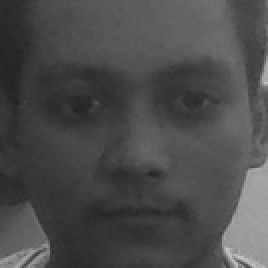
#> input picture train/Abir.6.3051.14.jpg, 134 x 134 px, found by its file name (shown 2 times larger)
$ jupyter execute Project.ipynb   (shell and % lines are left out)
#> lines starting #> are read from the running program, lines starting #| are printed output that depends on the picture; after the words box and inside, x2 and y2 are one past the last pixel; in counts of white or black regions, pixels touching at a corner belong together
[cell 1]
import cv2
import numpy as np
import os
import csv
import matplotlib.pyplot as plt
from datetime import datetime
from sklearn.model_selection import train_test_split
from sklearn.metrics import confusion_matrix, classification_report, ConfusionMatrixDisplay

[cell 2]
DATASET_PATH = r"C:\Users\user\Desktop\6th sem\AI LAB\Project\train"

all_files = [f for f in os.listdir(DATASET_PATH)
             if f.lower().endswith(('.jpg', '.jpeg', '.png'))]

# Extract unique names
all_names = sorted(set(f.split('.')[0] for f in all_files))

print(f"Total images : {len(all_files)}")
print(f"Total people : {len(all_names)}")
print(f"Names        : {all_names}")

# Images per person
for name in all_names:
    count = sum(1 for f in all_files if f.split('.')[0] == name)
    print(f"  {name}: {count} images")

[cell 3]
face_cascade = cv2.CascadeClassifier(
    cv2.data.haarcascades + 'haarcascade_frontalface_default.xml'
)

def detect_and_crop_face(img_path):
    img = cv2.imread(img_path)
#> img is the input picture: shape (134, 134, 3); min 30, max 203, mean 75.4
    if img is None:
        return None
    gray = cv2.cvtColor(img, cv2.COLOR_BGR2GRAY)
    faces = face_cascade.detectMultiScale(
        gray, scaleFactor=1.1, minNeighbors=5, minSize=(30, 30)
    )
#> faces = [[11, 11, 119, 119]]
    if len(faces) == 0:
        return None
    # Pick the largest face found
    x, y, w, h = sorted(faces, key=lambda f: f[2]*f[3], reverse=True)[0]
#> x = 11; y = 11; w = 119; h = 119
    face = gray[y:y+h, x:x+w]
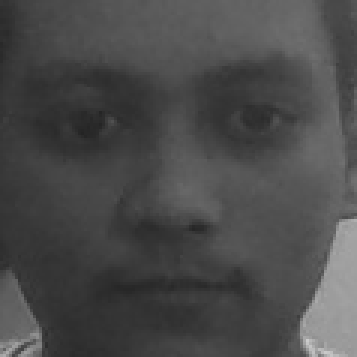
#> face: shape (119, 119) (shown 3 times larger); min 36, max 203, mean 74.3
    return cv2.resize(face, (100, 100))

# Quick test on one image
sample_path = os.path.join(DATASET_PATH, all_files[0])
result = detect_and_crop_face(sample_path)

if result is not None:
    plt.imshow(result, cmap='gray')
    plt.title(f"Sample detected face — {all_files[0].split('.')[0]}")
    plt.axis('off')
    plt.show()
else:
    print("❌ No face detected in sample — check your path or image quality")

[cell 4]
X = []
y = []
label_map = {}    # name  → number
reverse_map = {}  # number → name
skipped = []

for idx, name in enumerate(all_names):
    label_map[name] = idx
    reverse_map[idx] = name

for img_file in all_files:
    name = img_file.split('.')[0]
    img_path = os.path.join(DATASET_PATH, img_file)
    face = detect_and_crop_face(img_path)

    if face is None:
        skipped.append(img_file)
        continue

    X.append(face)
    y.append(label_map[name])
#> pass 2 of the loop `for img_file in all_files:`:
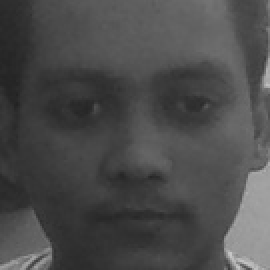
#> input picture train/Abir.6.3051.20.jpg, 135 x 135 px, found by its file name (shown 2 times larger)
#> in detect_and_crop_face, img is the input picture: shape (135, 135, 3); min 34, max 199, mean 75.4
#> in detect_and_crop_face (call 3), `faces = face_cascade.detectMultiScale( gray, scaleFactor=1.1, minNeigh..`: faces = [[10, 12, 117, 117]]
#> in detect_and_crop_face (call 3), `x, y, w, h = sorted(faces, key=lambda f: f[2]*f[3], reverse=True)[0]`: x = 10; y = 12; w = 117
#> in detect_and_crop_face (call 3), `face = gray[y:y+h, x:x+w]`:
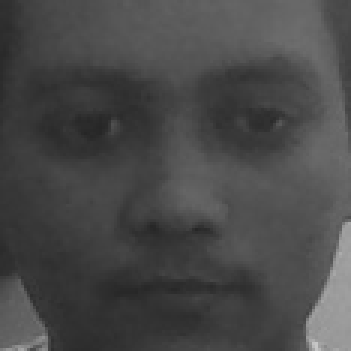
#> face: shape (117, 117) (shown 3 times larger); min 38, max 199, mean 72.7
#> pass 3 of the loop `for img_file in all_files:`:
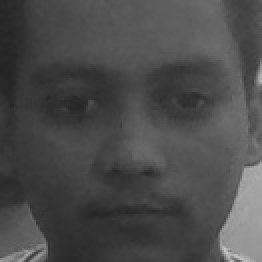
#> input picture train/Abir.6.3051.23.jpg, 131 x 131 px, found by its file name (shown 2 times larger)
#> in detect_and_crop_face, img is the input picture: shape (131, 131, 3); min 35, max 200, mean 75.2
#> in detect_and_crop_face (call 4), `faces = face_cascade.detectMultiScale( gray, scaleFactor=1.1, minNeigh..`: faces = [[5, 6, 119, 119]]
#> in detect_and_crop_face (call 4), `x, y, w, h = sorted(faces, key=lambda f: f[2]*f[3], reverse=True)[0]`: x = 5; y = 6; w = 119
#> in detect_and_crop_face (call 4), `face = gray[y:y+h, x:x+w]`:
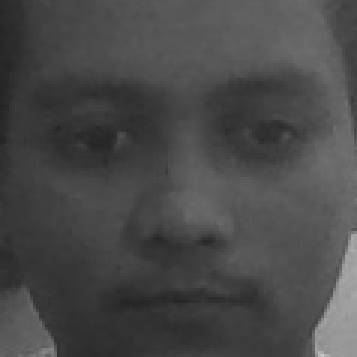
#> face: shape (119, 119) (shown 3 times larger); min 36, max 200, mean 73.1
#> the loop made 4 passes; the first 3 are shown

print(f"✅ Loaded  : {len(X)} faces")
print(f"⚠️  Skipped : {len(skipped)} images (no face detected)")
print(f"👤 People  : {len(label_map)}")

[cell 5]
X_arr = np.array(X)
y_arr = np.array(y)

indices = list(range(len(X_arr)))
train_idx, test_idx, y_train, y_test = train_test_split(
    indices, y_arr,
    test_size=0.2,
    random_state=42,
    stratify=y_arr      # ensures every person appears in both splits
)

X_train = [X_arr[i] for i in train_idx]
X_test  = [X_arr[i] for i in test_idx]

recognizer = cv2.face.LBPHFaceRecognizer_create()
recognizer.train(X_train, np.array(y_train))

recognizer.save("attendance_model.yml")
print(f"✅ Model trained on {len(X_train)} images")
print(f"📝 Test set has {len(X_test)} images")
print("💾 Saved as attendance_model.yml")

[cell 6]
y_pred = []

for face in X_test:
    label, confidence = recognizer.predict(face)
    y_pred.append(label)

correct = sum(p == t for p, t in zip(y_pred, y_test))
print(f"✅ Accuracy: {correct}/{len(y_test)} = {correct/len(y_test)*100:.2f}%")

# Confusion Matrix
cm = confusion_matrix(y_test, y_pred)
labels = [reverse_map[i] for i in range(len(all_names))]

fig, ax = plt.subplots(figsize=(10, 8))
disp = ConfusionMatrixDisplay(confusion_matrix=cm, display_labels=labels)
disp.plot(ax=ax, xticks_rotation=45, colorbar=False)
plt.title("Confusion Matrix — Intelligent Attendance System")
plt.tight_layout()
plt.show()
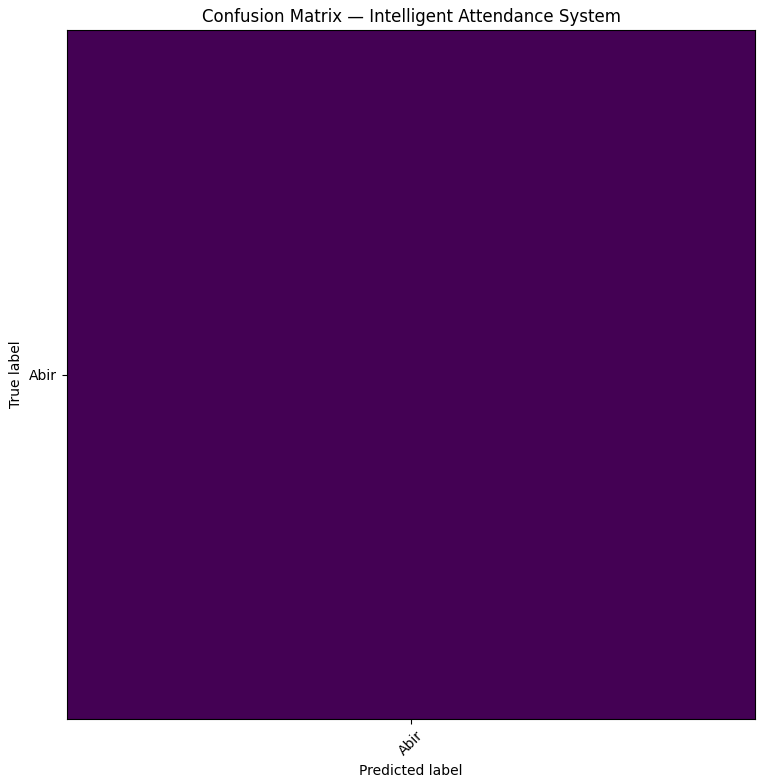
#> figure drawn by matplotlib, 1 panel

print("\nClassification Report:")
print(classification_report(y_test, y_pred, target_names=labels))

[cell 7]
ATTENDANCE_FILE = "attendance.csv"

def mark_attendance(name):
    now = datetime.now()
    date_str = now.strftime("%Y-%m-%d")
    time_str = now.strftime("%H:%M:%S")

    already_marked = False
    if os.path.exists(ATTENDANCE_FILE):
        with open(ATTENDANCE_FILE, 'r') as f:
            for row in csv.reader(f):
                if len(row) >= 2 and row[0] == name and row[1] == date_str:
                    already_marked = True
                    break

    if not already_marked:
        with open(ATTENDANCE_FILE, 'a', newline='') as f:
            csv.writer(f).writerow([name, date_str, time_str])
        print(f"✅ Marked: {name} at {time_str}")
    else:
        print(f"ℹ️  Already marked today: {name}")

[cell 8]
recognizer = cv2.face.LBPHFaceRecognizer_create()
recognizer.read("attendance_model.yml")

CONFIDENCE_THRESHOLD = 80
COOLDOWN_SECONDS = 5
last_marked = {}

cap = cv2.VideoCapture(0)
print("📷 Webcam started. Press Q to quit.")

while True:
    ret, frame = cap.read()
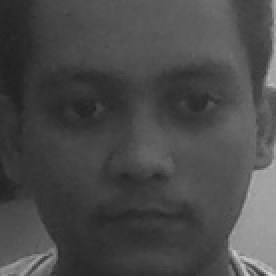
#> input picture train/Abir.6.3051.38.jpg, 138 x 138 px, given in place of the camera (shown 2 times larger)
#> frame is the input picture: shape (138, 138, 3); min 32, max 211, mean 73.8
    if not ret:
        break

    gray = cv2.cvtColor(frame, cv2.COLOR_BGR2GRAY)
#> gray: shape (138, 138)
    faces = face_cascade.detectMultiScale(
        gray, scaleFactor=1.1, minNeighbors=5, minSize=(30, 30)
    )
#> faces = [[10, 10, 120, 120]]

    for (x, y, w, h) in faces:
        face_roi = cv2.resize(gray[y:y+h, x:x+w], (100, 100))
        label, confidence = recognizer.predict(face_roi)

        if confidence < CONFIDENCE_THRESHOLD:
            name = reverse_map[label]
            color = (0, 255, 0)
            text = f"{name}  ({confidence:.1f})"

            now = datetime.now()
            if name not in last_marked or (now - last_marked[name]).seconds >= COOLDOWN_SECONDS:
                mark_attendance(name)
                last_marked[name] = now
        else:
            color = (0, 0, 255)
            text = f"Unknown  ({confidence:.1f})"

        cv2.rectangle(frame, (x, y), (x+w, y+h), color, 2)
        cv2.putText(frame, text, (x, y-10),
                    cv2.FONT_HERSHEY_SIMPLEX, 0.8, color, 2)
#> this loop made 1 pass
#> (x, y, w, h, label, confidence, name, color) on pass 1: (10, 10, 120, 120, 0, 0, 'Abir', (0, 255, 0))
#| ✅ Marked: Abir at 10:41:13
#> pass 1, `face_roi = cv2.resize(gray[y:y+h, x:x+w], (100, 100))`:
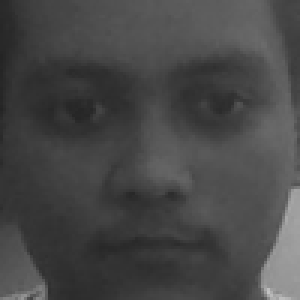
#> face_roi: shape (100, 100) (shown 3 times larger); min 36, max 194, mean 71
#> after the loop:
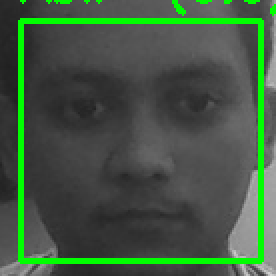
#> frame: shape (138, 138, 3) (shown 2 times larger); 8.08% of pixels changed, all inside (x1, y1, x2, y2) = (9, 0, 138, 132)
#> after the loop, last_marked = 1 item

    cv2.imshow("Intelligent Attendance System", frame)
    if cv2.waitKey(1) & 0xFF == ord('q'):
#> (key q is pressed here)
        break

cap.release()
cv2.destroyAllWindows()
